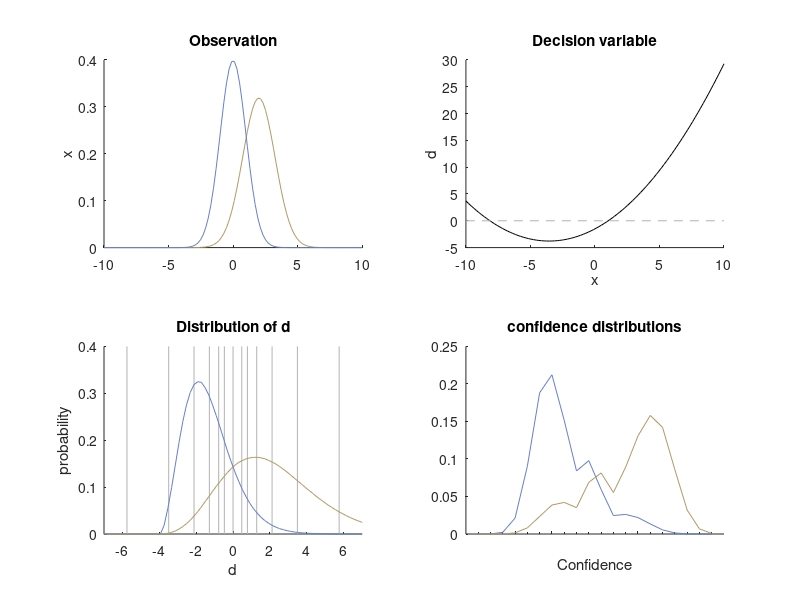

MATLAB code to generate this figure:
% function create_Fig9A
% 
% Reproduces Fig 9A of the paper "Fechner's law in metacognition: a 
% quantitative model of working memory conifdence" (Van den Berg et al.
% 2017, Psych Rev)
%
% For questions, bug reports, etc, please email nronaldvdberg@gmail.com

function create_Fig9A

% parameters
mu_target    = 2;
sigma_target = 1.25;
a         = 2;
b         = 3;
sigma_mc  = 1;
nConf = 20; % number of confidence values

% ======= plot 1: internal representation ========
x = linspace(-10,10,100);
ptarget_x = normpdf(x,mu_target,sigma_target); % gaussian distributions
pfoil_x = normpdf(x,0,1);
ptarget_x = ptarget_x/sum(ptarget_x(:))/diff(x(1:2)); % normalize
pfoil_x = pfoil_x/sum(pfoil_x(:))/diff(x(1:2));

% ======= plot 2: decision variable ========
dx = -log(sigma_target) - 1/2.*( ((x-mu_target).^2)./sigma_target.^2 - x.^2);

% ======= plot 3: distribution of d ========
nSamples = 1e7;
samples_foil = randn(1,nSamples);
samples_target = sigma_target.*randn(1,nSamples) + mu_target;
d_foil = -log(sigma_target) - 1/2.*( ((samples_foil-mu_target).^2)./sigma_target.^2 - samples_foil.^2);
d_target = -log(sigma_target) - 1/2.*( ((samples_target-mu_target).^2)./sigma_target.^2 - samples_target.^2);
centers_target = linspace(-10,10,100);
centers_foil = centers_target;
counts_target = hist(d_target,centers_target);
counts_foil = hist(d_foil,centers_foil);
counts_target = counts_target/sum(counts_target(:))/diff(centers_target(1:2));
counts_foil = counts_foil/sum(counts_foil(:))/diff(centers_foil(1:2));

% ======= plot 4: confidence ratings ========
% get indices of responses
idx_CR = d_foil < 0; % correct reject. foil, respond new
idx_FA = d_foil >=0; % false alarm. foil, respond old
idx_Miss = d_target < 0; % miss. target, respond new
idx_Hit = d_target >= 0; % hit. target. respond old

% confidence values
conf_new = a.*log(abs(d_foil)) + b; 
conf_old = a.*log(abs(d_target)) + b;
conf_new = normrnd(conf_new,sigma_mc); % adding metacognitive noise
conf_old = normrnd(conf_old,sigma_mc);
conf_new = round(conf_new); % rounding
conf_old = round(conf_old);
conf_new(conf_new < 1) = 1; % satisfying confidence boundaries
conf_old(conf_old < 1) = 1;
conf_new(conf_new > 10) = 10;
conf_old(conf_old > 10) = 10;

pold = nan(1,nConf); % probability respond "old" for each confidence value
pnew = nan(1,nConf); % probability respond "new" for each confidence value
for iconf = 1:10
    idx_confCR = idx_CR & (conf_new == iconf);
    idx_confFA = idx_FA & (conf_new == iconf); 
    idx_confMiss = idx_Miss & (conf_old == iconf);
    idx_confHit = idx_Hit & (conf_old == iconf);
    
    pnew(iconf+nConf/2) = sum(idx_confFA); 
    pnew(nConf/2 + 1 - iconf) = sum(idx_confCR);
    pold(iconf+nConf/2) = sum(idx_confHit);
    pold(nConf/2 + 1 - iconf) = sum(idx_confMiss);
end
pnew = pnew./sum(pnew);
pold = pold./sum(pold);

% calculate confidence boundaries
confBounds = exp(([1.5:9.5]-b)./a);
confBounds = [-confBounds 0 confBounds];

% ======== plot ===========
color_foil = [.4 .5 .8]; % foil color
color_target = [.7 .6 .4]; % target color

figure
subplot(2,2,1); hold on
plot(x,ptarget_x,'Color',color_target); 
plot(x,pfoil_x,'Color',color_foil)
title('Observation')
xlim([x(1) x(end)])
ylabel('Probability')
ylabel('x')
hold off

subplot(2,2,2); hold on
plot(x,dx,'k')
plot([x(1) x(end)],[0 0],'--','Color',0.7*ones(1,3))
xlim([x(1) x(end)])
ylabel('d')
xlabel('x')
title('Decision variable')

subplot(2,2,3); hold on
plot([confBounds; confBounds],[zeros(1,length(confBounds)); 0.4*ones(1,length(confBounds))],'Color',0.7*ones(1,3));
plot(centers_foil,counts_foil,'Color',color_foil); hold on
plot(centers_target,counts_target,'Color',color_target);
xlim([-7 7])
ylabel('probability')
xlabel('d')
title('Distribution of d')

subplot(2,2,4); hold on
plot(1:nConf,pnew,'-','Color',color_foil);
plot(1:nConf,pold,'-','Color',color_target);
set(gca,'Xtick',[1:10 11:20],'XtickLabel',{10,[],[],[],6,[],[],[],2,[],[],2,[],[],[],6,[],[],[],10});
xlim([0 21])
xlabel('Confidence')
title('confidence distributions')
hold off